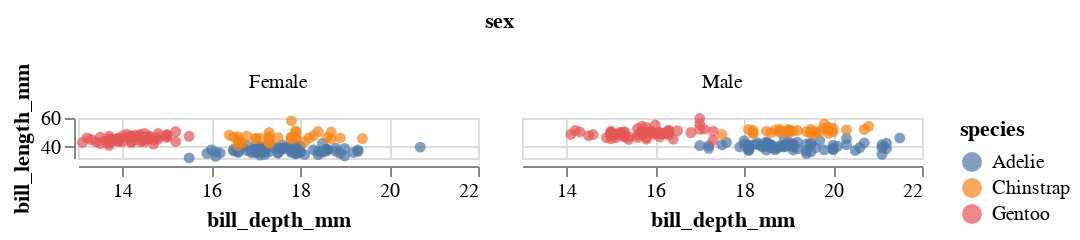

Notebook code cell kept with this figure:
### Markdown cell above
There was a question about what the `height` and `width` keyword arguments are doing.  Here we change the `height` from `200` to `20`; notice how the chart gets squashed.

### Code cell
alt.Chart(df).mark_circle().encode(
    x=alt.X("bill_depth_mm", scale=alt.Scale(zero=False)),
    y=alt.Y("bill_length_mm", scale=alt.Scale(zero=False)),
    color="species",
).properties(
    height=20,
    width=200
).facet(
    column="sex"
)

### Figure 1 — Vega-Lite specification as saved in the notebook (floating-point values rounded to 4 significant figures; data arrays with more than 128 entries replaced by an {"elided": "..."} marker saying what was removed)
{"config": {"view": {"continuousWidth": 400, "continuousHeight": 300}}, "data": {"name": "data-a0ec2e5925707c5dba9da2c1e24eff5a"}, "facet": {"column": {"field": "sex", "type": "nominal"}}, "spec": {"mark": "circle", "encoding": {"color": {"field": "species", "type": "nominal"}, "x": {"field": "bill_depth_mm", "scale": {"zero": false}, "type": "quantitative"}, "y": {"field": "bill_length_mm", "scale": {"zero": false}, "type": "quantitative"}}, "height": 20, "width": 200}, "$schema": "https://vega.github.io/schema/vega-lite/v4.17.0.json", "datasets": {"data-a0ec2e5925707c5dba9da2c1e24eff5a": {"elided": "333 records"}}}
